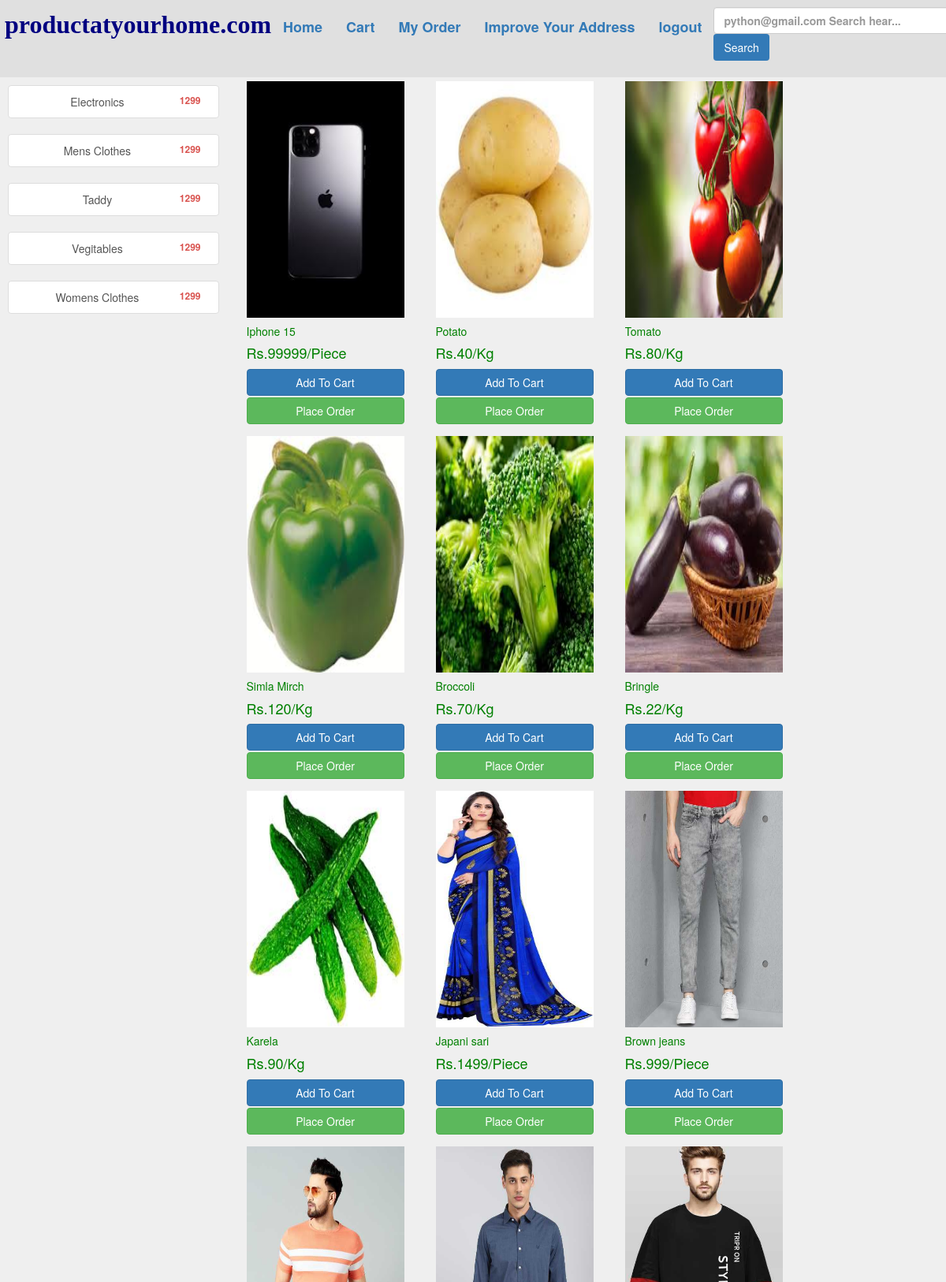
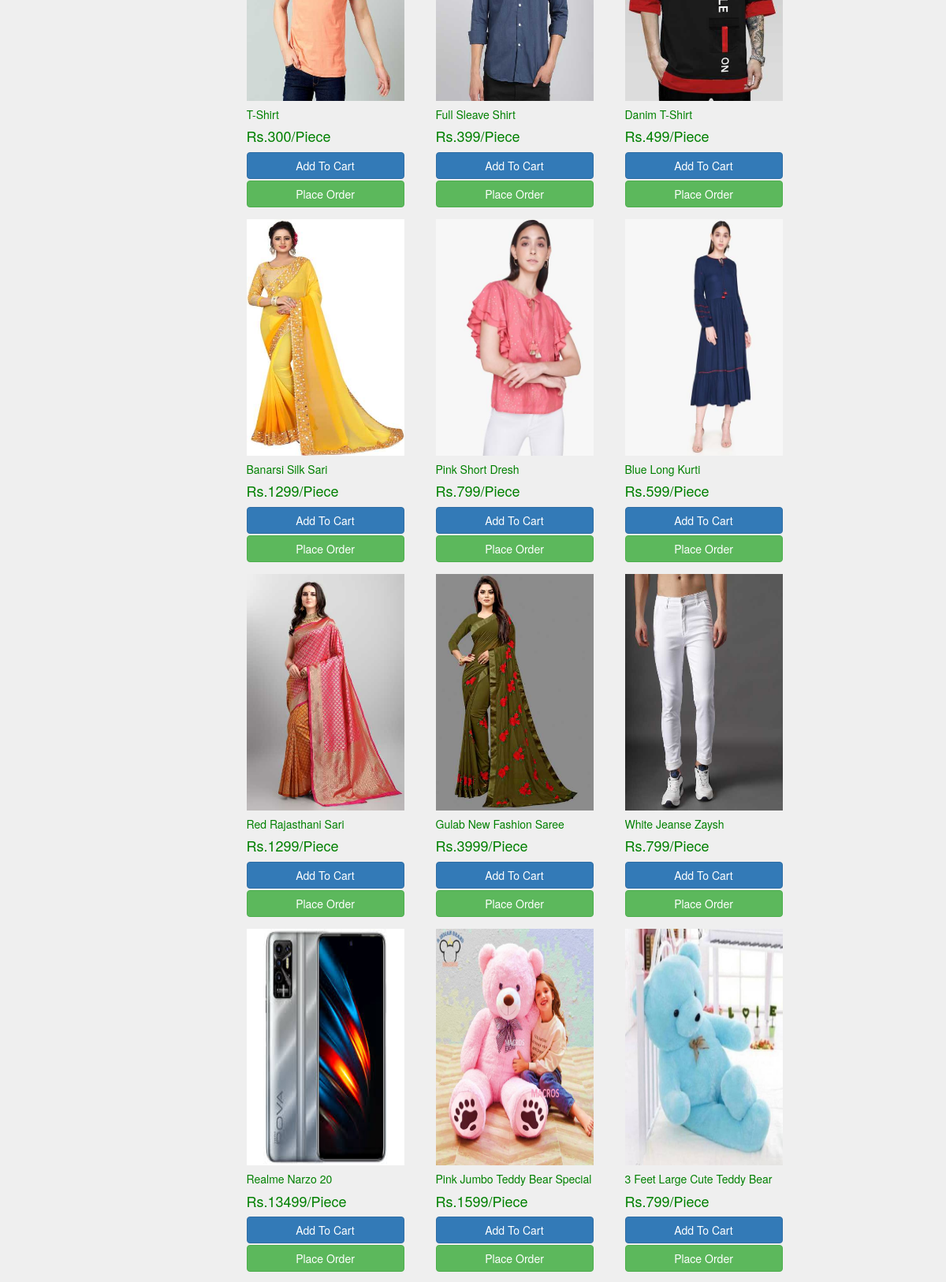
Page /home/ (signed in, upper part) on the committed database (2 pictures, top to bottom).
### abstractapp/models.py (models this page shows, shortened)
class User(AbstractBaseUser,PermissionsMixin):
    name=models.CharField(max_length=100)
    email=models.EmailField(_('email address'),unique=True)
    phone=models.CharField(max_length=10)
    status=models.BooleanField(default=True)
    is_staff=models.BooleanField(default=False)
    is_active =models.BooleanField(default=True)
    cuntry = models.CharField(max_length=20, null=True, blank=True)
    state=models.CharField(default= None,max_length=20,null=True, blank=True)
    city=models.CharField(max_length=20,default=None,null=True, blank=True)
    landmark = models.CharField(max_length=30, null=True, default=None, blank=True)
    road = models.CharField(max_length=50, null=True, default=None, blank=True)
    place=models.CharField(max_length=50, blank=True,null=True,default=None)
    pin=models.IntegerField(max_length=6,null=True,default=None, blank=True)
    USERNAME_FIELD = 'email'
    REQUIRED_FIELDS = ['name','phone']
    objects=CustomerUserManager()

class Product(models.Model):
    pname=models.CharField(max_length=250)
    ptitle=models.TextField(max_length=300)
    cat=models.CharField(choices=CAT_CHOISES,max_length=20)
    quantity_type=models.CharField(choices=CAT_TYPE_CHOISES,max_length=20)
    prize=models.BigIntegerField(max_length=5)
    offer=models.IntegerField(max_length=3)
    image=models.ImageField(upload_to="images",max_length=500)
    total=models.IntegerField(max_length=5)
    aval=models.IntegerField(max_length=5)

### abstractapp/views.py (the view, shortened to what this page needs)
# urls.py: path('home/',views.Home.as_view()),
class Home(View):
    category_data=Product.objects.filter(cat="/Pies")
    print(category_data,"<--category_data")
    data = Product.objects.all()
    category_data = Product.objects.raw('SELECT * FROM abstractapp_product group by "cat"') ## Its Filter all ctegory from products
    def get(self, request):
        if request.user.is_authenticated:
            cart_item = request.session.get('cart')
            category = request.GET.get('category')
            print(category,"<- this is category ")
            if category:
                category_wise = Product.objects.filter(cat=category)
                for i in self.category_data:
                    print(i.cat)
                return render(request, "home.html",
                              {'cart': cart_item, 'category_data': self.category_data, 'data': category_wise})
            else:
                return render(request, "home.html",
                              {'cart': cart_item, 'category_data': self.category_data, 'data': self.data})
        else:
            return HttpResponse(f'''<center style="color:red"><h1>You'r not authinticated..<br><h4><a href="/login">Login First!''')

### templates/home.html (shortened to what this page needs)
<!DOCTYPE html>
<html lang="en">
<head>
    {% extends "base.html" %}
    {% load cart %}
{% block body %}
<div class="row" style="background:1;margin-top:-x;">
    <div class="col-sm-3" style="margin-top:10px;height:600px">
        <div style="margin-left:10px">
            {% for i in category_data %}
            <div class="list-group">
                <a href="?category={{i.cat}}" class="btn btn-danger list-group-item"><span class="badge">1299</span>{{i.cat}}</a>
            </div>
            {% endfor %}
        </div>
    </div>
    <div class="col-sm-9">
        <div class="row">
            {% for i in data %}
            <div class="col-sm-2 shadow-lg p-3 mb-5 bg-body rounded"
                 style="margin-bottom:10px;margin:5px;color:green;width:auto">
                <div class="card bg-daner" style="width:20rem;margin:px">
                    <div class="card-body" style="margin:px;overflow:hidden;">
                        <img src="/media/{{i.image}}" alt="Love" width="200px" height=300px>
                        <p class="card-text"><h5>{{i.pname}}</h5></p>
                        <h4 class="card-title">Rs.{{i.prize}}{{i.quantity_type}}</h4>
                        <form action="" method="POST">
                            <input type="submit" name="submit" value="Add To Cart"
                                   class="btn btn-primary border col-sm-12" style="margin-left:px;margin-bottom:2px">
                        </form>
                        <a href="/order/{{i.id}}" class="btn btn-success border col-sm-12"
                           style="margin-left:px;margin-bottom:5px">Place Order</a>
                    </div>
                </div>
            </div>
            {% endfor %}
        </div>
    </div>
    {% endblock %}

### templates/base.html (shortened to what this page needs)
<!DOCTYPE html>
<html lang="en">
<head>
  <link rel="stylesheet" href="https://maxcdn.bootstrapcdn.com/bootstrap/3.4.1/css/bootstrap.min.css">
</head>
<body style="background:#1111">
<div class="row" style="background:#1111">
    <b><nav class="navbar navbar-dark">
        <ul class="nav navbar-nav" style="margin-left:20px;font-size:large;">
            <li><div style=color:red;font-size:xx-large;font-family:mospace;color:navy;"><b>productatyourhome.com</b></div></li>
            <li><a href="/home">Home</a></li>
            <li><a href="/cart">Cart</a></li>
            <li><a href="/myorder">My Order</a></li>
            <li><a href="" type="button" data-toggle="modal" data-target="#myModal">Improve Your Address</a href=""></li>
            <li><a href="/logout">logout</a></li>
        </ul>
        <span>
                <form class="form-inline" style="margin-top:8px">
                <input class="form-control" type="search" placeholder="{{request.user}} Search hear..." aria-label="Search" style="width:300px">
                <button class="btn btn-outline-success my-2 my-sm-0 bg-primary" type="submit">Search</button>
            </form></span>
    </nav>
</div>
{% block body %}
{% endblock %}
</body>
</html>

### rows in the picture
User: user "python@gmail.com Search hear..."
Product: cat "Electronics", image (picture), pname "Iphone 15", prize "99999", quantity_type "/Piece"
Product: cat "Mens Clothes", image (picture), pname "Brown jeans", prize "999", quantity_type "/Piece"
Product: cat "Taddy", image (picture), pname "Pink Jumbo Teddy Bear Special", prize "1599", quantity_type "/Piece"
Product: cat "Vegitables", image (picture), pname "Potato", prize "40", quantity_type "/Kg"
Product: cat "Womens Clothes", image (picture), pname "Japani sari", prize "1499", quantity_type "/Piece"
Product: image (picture), pname "Tomato", prize "80", quantity_type "/Kg"
Product: image (picture), pname "Simla Mirch", prize "120", quantity_type "/Kg"
Product: image (picture), pname "Broccoli", prize "70", quantity_type "/Kg"
Product: image (picture), pname "Bringle", prize "22", quantity_type "/Kg"
Product: image (picture), pname "Karela", prize "90", quantity_type "/Kg"
Product: image (picture), pname "T-Shirt", prize "300", quantity_type "/Piece"
Product: image (picture), pname "Full Sleave Shirt", prize "399", quantity_type "/Piece"
Product: image (picture), pname "Danim T-Shirt", prize "499", quantity_type "/Piece"
Product: image (picture), pname "Banarsi Silk Sari", prize "1299", quantity_type "/Piece"
Product: image (picture), pname "Pink Short Dresh", prize "799", quantity_type "/Piece"
Product: image (picture), pname "Blue Long Kurti", prize "599", quantity_type "/Piece"
Product: image (picture), pname "Red Rajasthani Sari", prize "1299", quantity_type "/Piece"
Product: image (picture), pname "Gulab New Fashion Saree", prize "3999", quantity_type "/Piece"
Product: image (picture), pname "White Jeanse Zaysh", prize "799", quantity_type "/Piece"
Product: image (picture), pname "Realme Narzo 20", prize "13499", quantity_type "/Piece"
Product: image (picture), pname "3 Feet Large Cute Teddy Bear", prize "799", quantity_type "/Piece"
